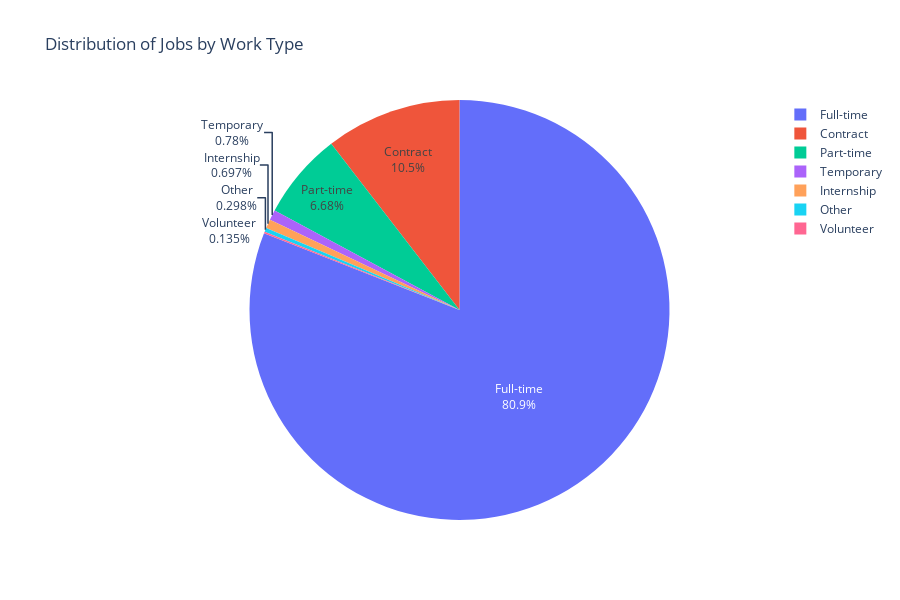

Here is the notebook cell this chart was saved with:
### Markdown cell above
### Hipoteza: Większość firm szuka pracowników na pełen etat.

### Code cell
work_type_counts = companies_jobs_full['formatted_work_type'].value_counts()

fig = px.pie(names=work_type_counts.index, values=work_type_counts.values,
             title='Distribution of Jobs by Work Type')

fig.update_traces(marker=dict(colors=px.colors.qualitative.Plotly), textinfo='percent+label')
fig.update_layout(height=600)
fig.show()

### Figure 1 — Plotly figure (JSON) as saved in the notebook; plotly's stock layout.template omitted (floating-point values rounded to 4 significant figures)
{"data": [{"domain": {"x": [0, 1], "y": [0, 1]}, "hovertemplate": "label=%{label}<br>value=%{value}<extra></extra>", "labels": ["Full-time", "Contract", "Part-time", "Temporary", "Internship", "Other", "Volunteer"], "legendgroup": "", "marker": {"colors": ["#636EFA", "#EF553B", "#00CC96", "#AB63FA", "#FFA15A", "#19D3F3", "#FF6692", "#B6E880", "#FF97FF", "#FECB52"]}, "name": "", "showlegend": true, "textinfo": "percent+label", "type": "pie", "values": [26345, 3404, 2174, 254, 227, 97, 44]}], "layout": {"height": 600, "legend": {"tracegroupgap": 0}, "title": {"text": "Distribution of Jobs by Work Type"}}}
